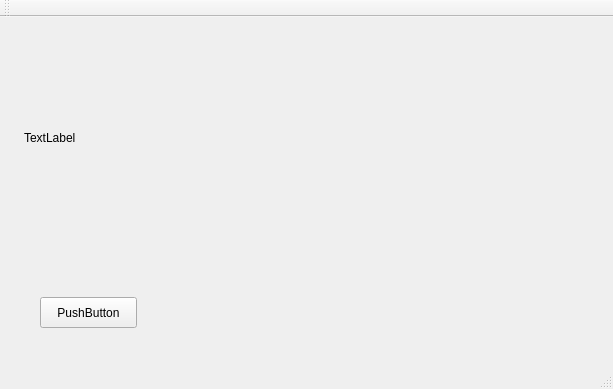
<?xml version="1.0" encoding="UTF-8"?>
<ui version="4.0">
 <class>MainWindow</class>
 <widget class="QMainWindow" name="MainWindow">
  <property name="geometry">
   <rect>
    <x>0</x>
    <y>0</y>
    <width>613</width>
    <height>389</height>
   </rect>
  </property>
  <property name="windowTitle">
   <string>MainWindow</string>
  </property>
  <widget class="QWidget" name="centralWidget">
   <widget class="QLabel" name="label">
    <property name="geometry">
     <rect>
      <x>24</x>
      <y>0</y>
      <width>521</width>
      <height>241</height>
     </rect>
    </property>
    <property name="text">
     <string>TextLabel</string>
    </property>
   </widget>
   <widget class="QPushButton" name="pushButton">
    <property name="geometry">
     <rect>
      <x>40</x>
      <y>280</y>
      <width>97</width>
      <height>31</height>
     </rect>
    </property>
    <property name="text">
     <string>PushButton</string>
    </property>
   </widget>
  </widget>
  <widget class="QMenuBar" name="menuBar">
   <property name="geometry">
    <rect>
     <x>0</x>
     <y>0</y>
     <width>613</width>
     <height>27</height>
    </rect>
   </property>
  </widget>
  <widget class="QToolBar" name="mainToolBar">
   <attribute name="toolBarArea">
    <enum>TopToolBarArea</enum>
   </attribute>
   <attribute name="toolBarBreak">
    <bool>false</bool>
   </attribute>
  </widget>
  <widget class="QStatusBar" name="statusBar"/>
 </widget>
 <layoutdefault spacing="6" margin="11"/>
 <resources/>
 <connections/>
</ui>
